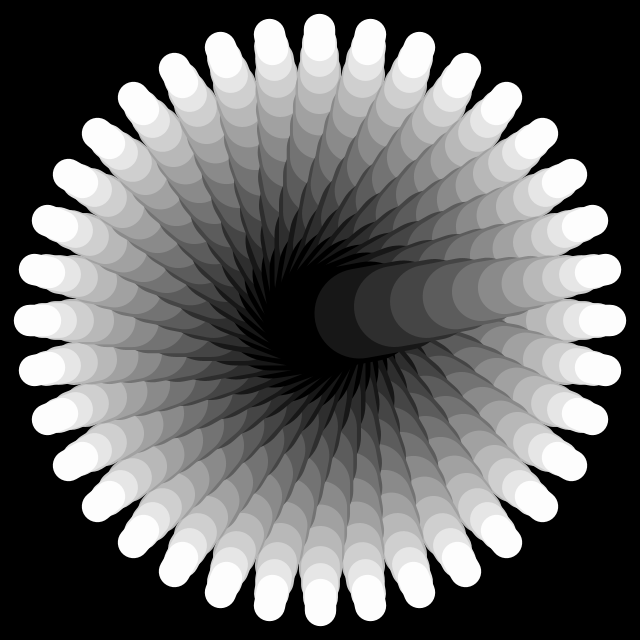
Frame 1 (no input)
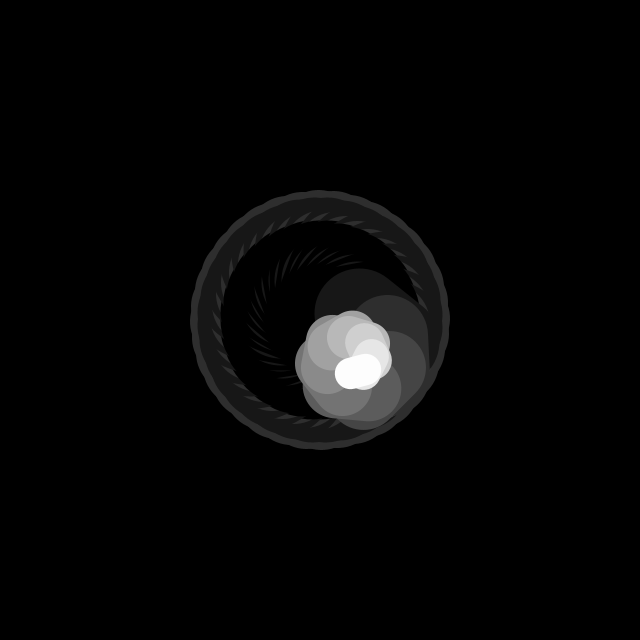
Frame 60 (the mouse pressed at the canvas centre just before this capture)
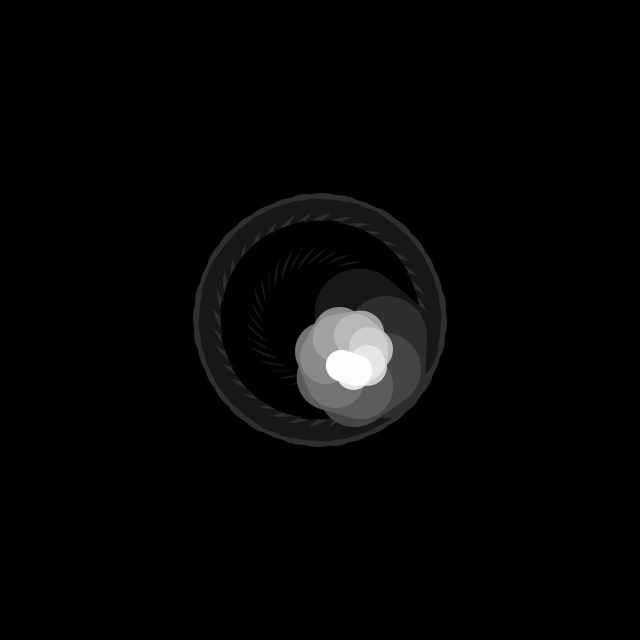
Frame 120 (the mouse held since frame 60 and released just before this capture)

The Processing sketch that drew these frames (run headless with seeded random() and noise(); from frame 60 on, the mouse is pressed at the canvas centre):

// Processing sketch: expContract
// ── expContract.pde
int fluct = 0;

void setup() {
  size(640, 640);
  strokeWeight(100);
}

void draw() {
  background(0);
  translate(width/2, height/2);

  float deg = (1-abs(cos(radians(fluct))))*100;
  for (int j=0; j<360; j+=10) {
    pushMatrix();
    for (int i=0; i<12; i++) {
      stroke(i*23);
      line(0, 0, 50, 0);
      translate(40, 0);
      rotate(radians(deg));
      scale(0.9);
    }
    popMatrix();
    rotate(radians(10));
  }
  fluct++;
  if(fluct>=360) fluct=0;
}
